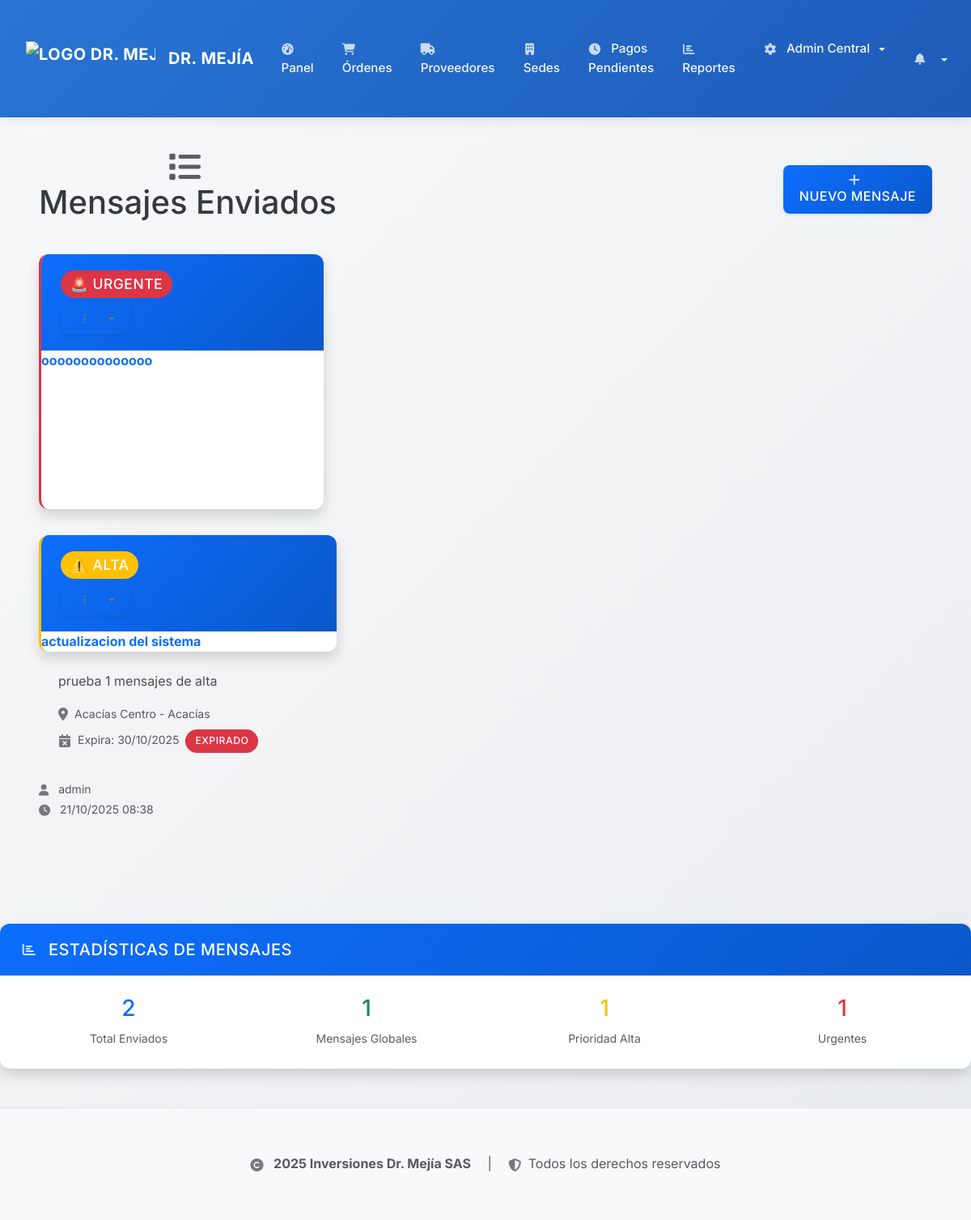
Page /messages/list (signed in) on the earlier database version.
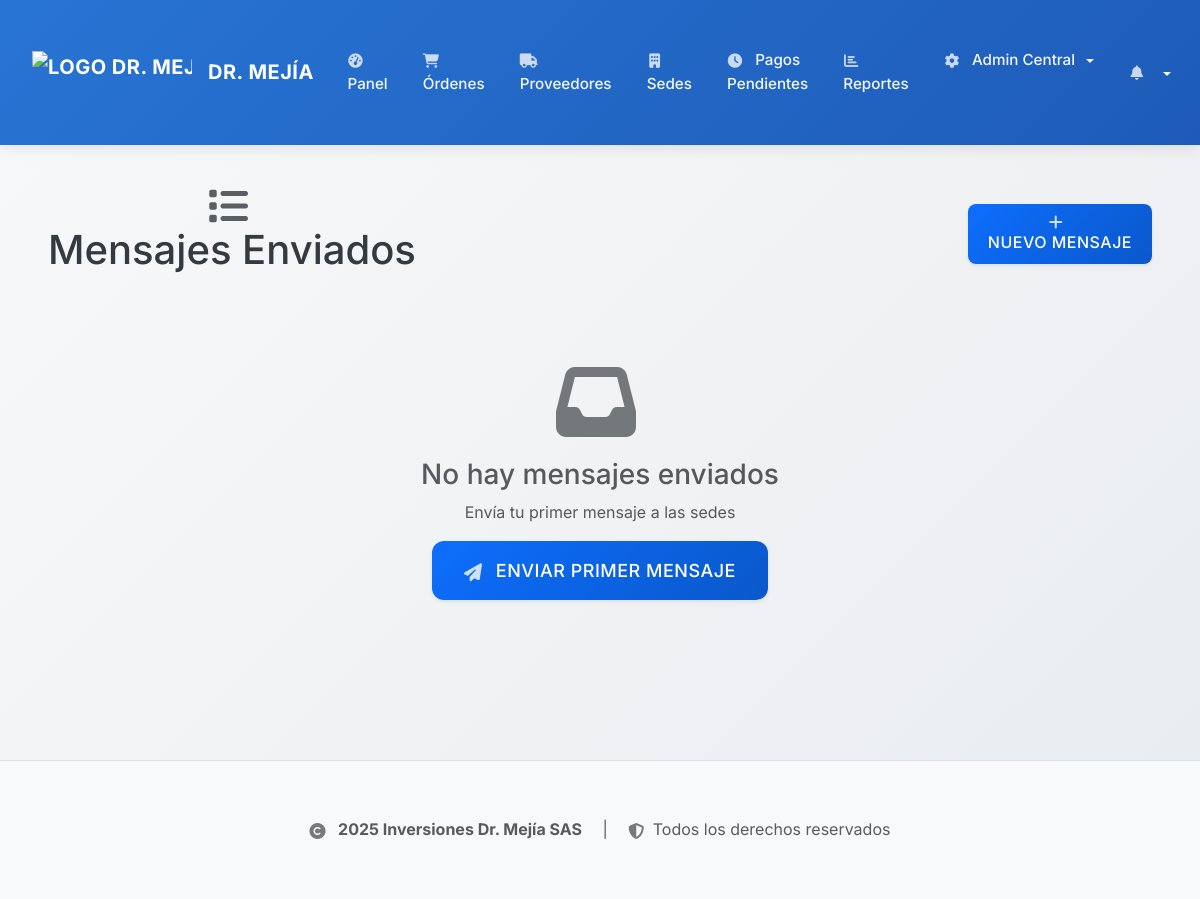
Same page on the later database version.
### backend/app/models.py (models this page shows, shortened)
class SedeMessage(db.Model):
    id = db.Column(db.Integer, primary_key=True)
    title = db.Column(db.String(200), nullable=False)  # Título del mensaje
    message = db.Column(db.Text, nullable=False)  # Contenido del mensaje
    sender_id = db.Column(db.Integer, db.ForeignKey('user.id'), nullable=False)  # Quien envía
    sender = db.relationship('User', backref='sent_messages', foreign_keys=[sender_id])
    sede_id = db.Column(db.Integer, db.ForeignKey('sede.id'), nullable=True)
    sede = db.relationship('Sede', backref='received_messages', foreign_keys=[sede_id])
    is_global = db.Column(db.Boolean, default=False)  # Si es para todas las sedes
    priority = db.Column(db.String(20), default='normal')  # normal, alta, urgente
    is_active = db.Column(db.Boolean, default=True)  # Para poder archivar mensajes
    created_at = db.Column(db.DateTime, default=datetime.utcnow)
    expires_at = db.Column(db.DateTime, nullable=True)  # Fecha de expiración opcional

class Sede(db.Model):
    id = db.Column(db.Integer, primary_key=True)
    name = db.Column(db.String(200), nullable=False, unique=True)  # Nombre de la sede
    city = db.Column(db.String(100), nullable=False)  # Ciudad
    address = db.Column(db.String(300))  # Dirección completa
    phone = db.Column(db.String(20))  # Teléfono de la sede
    manager = db.Column(db.String(128))  # Encargado de la sede
    is_active = db.Column(db.Boolean, default=True)  # Si la sede está activa
    created_at = db.Column(db.DateTime, default=datetime.utcnow)
    orders = db.relationship('WorkOrder', backref='sede', lazy=True)

class User(UserMixin, db.Model):
    id = db.Column(db.Integer, primary_key=True)
    username = db.Column(db.String(64), unique=True, nullable=False)
    email = db.Column(db.String(120), unique=True, nullable=False)
    password_hash = db.Column(db.String(128))
    role = db.Column(db.String(64), nullable=False, default='asistente') # 'admin', 'asistente', 'admin_sede', 'proveedor'
    is_active = db.Column(db.Boolean, default=True) # Para desactivar usuarios
    created_at = db.Column(db.DateTime, default=datetime.utcnow)
    provider_id = db.Column(db.Integer, db.ForeignKey('provider.id'), nullable=True)
    provider = db.relationship('Provider', backref='users', uselist=False) # backref 'users' para el proveedor
    sede_id = db.Column(db.Integer, db.ForeignKey('sede.id'), nullable=True)
    sede_asignada = db.relationship('Sede', backref='administrators', foreign_keys=[sede_id])

### backend/app/routes.py (the view)
@bp.route('/messages/list')
@login_required
@role_required('admin', 'asistente')
def list_sede_messages():
    from app.models import SedeMessage
    from datetime import datetime
    messages = SedeMessage.query.filter_by(is_active=True).order_by(SedeMessage.created_at.desc()).all()
    current_date = datetime.now().date()
    messages_dict = []
    for msg in messages:
        msg_dict = {
            'id': msg.id,
            'title': msg.title,
            'message': msg.message,
            'priority': msg.priority,
            'is_global': msg.is_global,
            'created_at': msg.created_at.isoformat(),
            'expires_at': msg.expires_at.isoformat() if msg.expires_at else None,
            'sender': {
                'id': msg.sender.id,
                'username': msg.sender.username
            },
            'sede': {
                'id': msg.sede.id if msg.sede else None,
                'name': msg.sede.name if msg.sede else None,
                'city': msg.sede.city if msg.sede else None
            } if msg.sede else None
        }
        messages_dict.append(msg_dict)
    return render_template('messages/list.html',
                        title='Mensajes Enviados',
                        messages=messages,
                        messages_json=messages_dict,
                        current_date=current_date)

### backend/app/models.py (called while the page is built)
@login_manager.user_loader
def load_user(user_id):
    return User.query.get(int(user_id))

### backend/app/routes.py (called while the page is built)
def role_required(*roles):
    def wrapper(fn):
        @wraps(fn)
        def decorated_view(*args, **kwargs):
            if not current_user.is_authenticated:
                return login_manager.unauthorized()
            if current_user.role not in roles:
                flash('No tienes permiso para acceder a esta página.', 'danger')
                return redirect(url_for('main.index'))
            return fn(*args, **kwargs)
        return decorated_view
    return wrapper

### backend/app/security.py (called while the page is built)
def log_security_event(event_type, description, severity='WARNING', user=None, metadata=None):
    if user is None:
        if hasattr(current_user, 'is_authenticated') and current_user.is_authenticated:
            user = current_user
        else:
            user = None
    AuditLog.log_action(
        action_type=event_type,
        description=description,
        user=user,
        severity=severity,
        category='SECURITY',
        metadata=metadata,
        requires_attention=severity in ['CRITICAL', 'ERROR']
    )

### frontend/templates/messages/list.html (shortened to what the changed rows need)
{% extends "base.html" %}
{% block content %}
    <div class="container-fluid">
        <div class="d-flex justify-content-between align-items-center mb-4">
            <h1>
                <i class="fas fa-list"></i> Mensajes Enviados
            </h1>
        </div>
        {% if messages %}
            <div class="row">
                {% for message in messages %}
                <div class="col-md-6 col-lg-4 mb-4">
                    <div class="card h-100 border-start border-{% if message.priority == 'urgente' %}danger{% elif message.priority == 'alta' %}warning{% else %}info{% endif %} border-3">
                        <div class="card-header">
                            <div class="d-flex justify-content-between align-items-start">
                                <h6 class="card-title mb-1">
                                    {% if message.priority == 'urgente' %}
                                        <span class="badge bg-danger">🚨 URGENTE</span>
                                    {% elif message.priority == 'alta' %}
                                        <span class="badge bg-warning">⚠️ ALTA</span>
                                    {% else %}
                                        <span class="badge bg-info">📢 NORMAL</span>
                                    {% endif %}
                                </div>
                                <div class="dropdown">
                                    <button class="btn btn-sm btn-outline-secondary dropdown-toggle" type="button" data-bs-toggle="dropdown">
                                        <i class="fas fa-ellipsis-v"></i>
                                    </button>
                                </div>
                            </div>
                            <strong class="text-primary">{{ message.title }}</strong>
                        </div>
                        <div class="card-body">
                            <p class="card-text">
                                {{ message.message[:100] }}{% if message.message|length > 100 %}...{% endif %}
                            </p>
                            <div class="d-flex align-items-center mb-2">
                                <i class="fas fa-map-marker-alt text-muted me-2"></i>
                                <small class="text-muted">
                                    {% if message.is_global %}
                                        <strong class="text-success">Todas las Sedes</strong>
                                    {% else %}
                                        {{ message.sede.name }} - {{ message.sede.city }}
                                    {% endif %}
                                </small>
                            </div>
                            {% if message.expires_at %}
                            <div class="d-flex align-items-center mb-2">
                                <i class="fas fa-calendar-times text-muted me-2"></i>
                                <small class="text-muted">
                                    Expira: {{ message.expires_at.strftime('%d/%m/%Y') }}
                                    {% if message.expires_at.date() < current_date %}
                                        <span class="badge bg-danger ms-1">EXPIRADO</span>
                                    {% endif %}
                                </small>
                            </div>
                            {% endif %}
                        </div>
                        <div class="card-footer text-muted">
                            <small>
                                <i class="fas fa-user"></i> {{ message.sender.username }}
                                <br>
                                <i class="fas fa-clock"></i> {{ message.created_at.strftime('%d/%m/%Y %H:%M') }}
                            </small>
                        </div>
                    </div>
                </div>
                {% endfor %}
            </div>
            <div class="row mt-4">
                <div class="col-md-12">
                    <div class="card">
                        <div class="card-header">
                            <h5 class="mb-0">
                                <i class="fas fa-chart-bar"></i> Estadísticas de Mensajes
                            </h5>
                        </div>
                        <div class="card-body">
                            <div class="row text-center">
                                <div class="col-md-3">
                                    <h3 class="text-primary">{{ messages|length }}</h3>
                                    <small class="text-muted">Total Enviados</small>
                                </div>
                                <div class="col-md-3">
                                    <h3 class="text-success">{{ messages|selectattr('is_global', 'equalto', True)|list|length }}</h3>
                                    <small class="text-muted">Mensajes Globales</small>
                                </div>
                                <div class="col-md-3">
                                    <h3 class="text-warning">{{ messages|selectattr('priority', 'equalto', 'alta')|list|length }}</h3>
                                    <small class="text-muted">Prioridad Alta</small>
                                </div>
                                <div class="col-md-3">
                                    <h3 class="text-danger">{{ messages|selectattr('priority', 'equalto', 'urgente')|list|length }}</h3>
                                    <small class="text-muted">Urgentes</small>
                                </div>
                            </div>
                        </div>
                    </div>
                </div>
            </div>
        {% else %}
            <div class="text-center py-5">
                <i class="fas fa-inbox fa-5x text-muted mb-3"></i>
                <h3 class="text-muted">No hay mensajes enviados</h3>
                <p class="text-muted">Envía tu primer mensaje a las sedes</p>
                <a href="{{ url_for('main.send_sede_message') }}" class="btn btn-primary btn-lg">
                    <i class="fas fa-paper-plane"></i> Enviar Primer Mensaje
                </a>
            </div>
        {% endif %}
    </div>
{% endblock %}

Differences in the rows shown:
removed SedeMessage: priority "🚨 URGENTE", title "oooooooooooooo"
removed SedeMessage: priority "⚠️ ALTA", title "actualizacion del sistema", message "prueba 1 mensajes de alta", sede.name "Acacías Centro", sede.city "Acacías", expires_at "30/10/2025", shows "EXPIRADO", sender.username "admin", created_at "21/10/2025 08:38"
Other differences:
{{ messages|length }}: "2" → (not shown)
{{ messages|selectattr('is_global', 'equalto', True)|list|length }}: "1" → (not shown)
{{ messages|selectattr('priority', 'equalto', 'alta')|list|length }}: "1" → (not shown)
{{ messages|selectattr('priority', 'equalto', 'urgente')|list|length }}: "1" → (not shown)
text no longer shown: "ESTADÍSTICAS DE MENSAJES Total Enviados Mensajes Globales Prioridad Alta Urgentes"
text now shown: "No hay mensajes enviados Envía tu primer mensaje a las sedes ENVIAR PRIMER MENSAJE"
